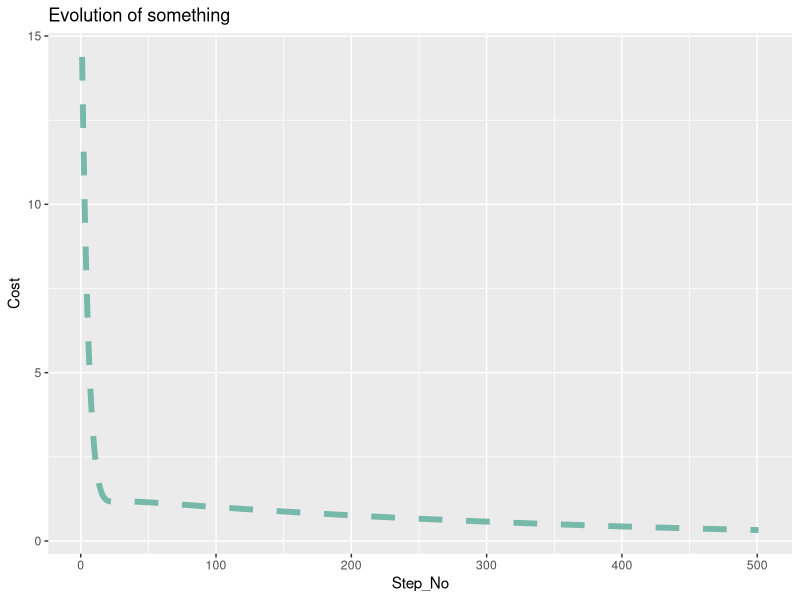

Write the R code that produced this figure.
library(ggplot2)

get_cost <- function(W, Y, X) {
  cost <- norm(x = (X %*% matrix(t(W)) - Y) ^ 2, type = "2")
  return(cost)
}

get_gradient <- function(W, Y, X) {
  gradient <- t(X) %*% X %*% W - t(X) %*% Y
  return(gradient)
}

# Descent step
stepwise_descent <- function(W, Y, X, learning_rate) {
  gradient <- get_gradient(W, Y, X)
  subtrahend <-  learning_rate * gradient
  W <- W - subtrahend
  return(W)
}

# Looping stepwise_descent
gradient_descent <- function(W, Y, X, learning_rate, no_of_steps) { # cost_grad_record: A detailed history of costs, weights, and gradients at each step of gradient descent
  
  ### Code required just for record-keeping, not for gradient descent!
  cost_grad_table <- data.frame(matrix(ncol = 4, nrow = 0))
  colnames(cost_grad_table) <- c("Step_No", "Cost", "Weights", "Gradient")
  ###
  
  i <- 1
  for (i in 1: no_of_steps) {
    
    ### Code required just for record-keeping, not for gradient descent!
    cost <- get_cost(W, Y, X)
    gradient <- get_gradient(W, Y, X)
    cost_grad_record <- cbind(i, cost, W, gradient)
    colnames(cost_grad_record) <- c("Step_No", "Cost", "Weights", "Gradient")
    cost_grad_table <- rbind(cost_grad_table, cost_grad_record)
    ###
    
    W <- stepwise_descent(W, Y, X, learning_rate)
  }
  
  ### Code required just for record-keeping, not for gradient descent!
  final_cost <- get_cost(W, Y, X)
  final_gradient <- get_gradient(W, Y, X)
  final_cost_grad_record <- cbind(i + 1, final_cost, W, final_gradient)
  colnames(final_cost_grad_record) <- c("Step_No", "Cost", "Weights", "Gradient")
  cost_grad_table <- rbind(cost_grad_table, final_cost_grad_record)
  ### 
  
  weights_and_record <- list(W, cost_grad_table)
  names(weights_and_record) <- c("Final_Weights", "Record")
  
  return(weights_and_record)
}

# DESIGN:
# Input (3 x 3 matrix) 
#   x                     -> output (3 x 1 vector)
# weights (3 x 1 vector)

input <- matrix(rnorm(3 * 3, mean = 0, sd = 1), 3, 3)
output <- c(1, 0, 0)
weights <- matrix(rnorm(3, mean = 0, sd = 1), 3, 1)

weights_and_record <- gradient_descent(weights, output, input, learning_rate =  0.01, no_of_steps = 500)
final_weights <- weights_and_record$Final_Weights
print(weights_and_record)

record <- weights_and_record$Record

ggplot(record, aes(x = Step_No, y = Cost)) +
  geom_line(color="#69b3a2", size=2, alpha=0.9, linetype=2) +
  ggtitle("Evolution of something")

